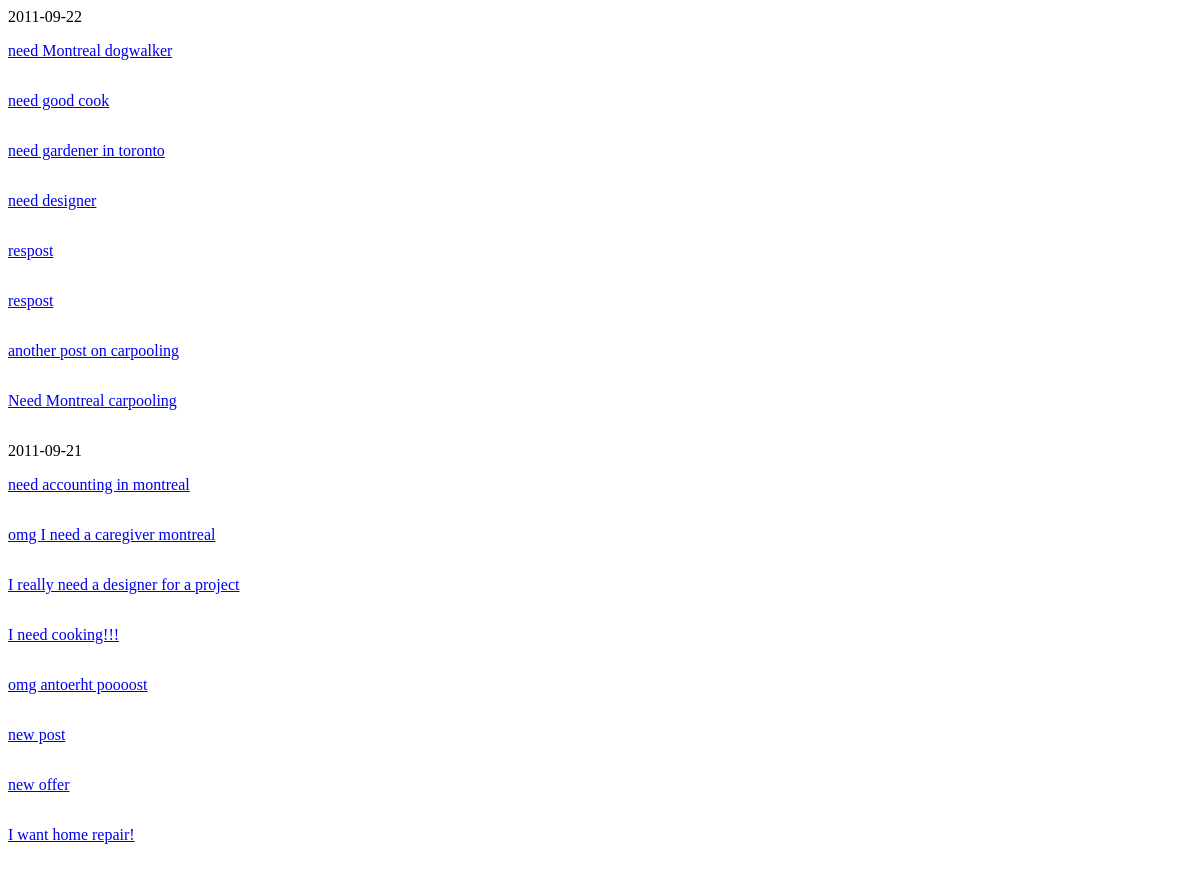
/offers.php, run on the app's committed database.
### tables this page shows
CREATE TABLE IF NOT EXISTS `post_details` (
  `id` int(11) NOT NULL AUTO_INCREMENT,
  `post_id` int(11) NOT NULL COMMENT 'FK (posts.id)',
  `service_id` int(11) NOT NULL COMMENT 'FK (services.id)',
  PRIMARY KEY (`id`)
);

CREATE TABLE IF NOT EXISTS `posts` (
  `id` int(11) NOT NULL AUTO_INCREMENT,
  `user_id` int(11) NOT NULL COMMENT 'FK (users.id)',
  `want` tinyint(1) NOT NULL COMMENT 'bool',
  `title` varchar(150) NOT NULL,
  `content` varchar(900) NOT NULL,
  `time` timestamp NOT NULL DEFAULT CURRENT_TIMESTAMP,
  PRIMARY KEY (`id`)
);

### app/post/post.php (called while the page is built, shortened)
<?php
class Post extends TableObject {
    public static function find($table="posts", array $options) {
        if (isset($options["all"])) {
            $SQL = "SELECT posts.id, posts.user_id, posts.title, posts.content, posts.time, post_details.service_id FROM $table INNER JOIN post_details ON posts.id = post_details.post_id ORDER BY id DESC;";
        } elseif (isset($options["filter"])) {
            $SQL = $options["SQL"];
        } else {
            $SQL = 'error';
        }
        $res = mysql_query($SQL);
        $posts = array();
        $allServices = Service::find("services", array("all" => true));
        $myServices = array();
        $idTracker = array();
        while ($row = mysql_fetch_assoc($res)) {
            if (!in_array($row['id'], $idTracker)) {
                $idTracker[] = $row['id'];
                foreach($allServices as $service) {
                    if ($service->id == $row['service_id']) {
                        if (!isset($myServices[ $row['id'] ])) {
                            $myServices[ $row['id'] ] = array(new Service($service->id, $service->name));
                        } else {
                            array_push($myServices[ $row['id'] ], new Service($service->id, $service->name));
                        }
                    }
                }
                $usernameSQL = "SELECT users.username FROM users INNER JOIN posts ON users.id = posts.user_id WHERE users.id = '{$row['user_id']}' LIMIT 1;";
                $res2 = DB::try_query($usernameSQL);
                $username = mysql_fetch_assoc($res2);
                $post = new Post($row['id'], $row['user_id'], $row['title'], $row['content'], $row['time'], $myServices[ $row['id'] ], $username);
                $posts[] = $post;
            }
        }
        return $posts;
    }
    function __construct($id, $userID, $title, $body, $timestamp, $services=NULL, $username=NULL) {
        $this->id = $id;
        $this->title = $title;
        $this->timestamp = $timestamp;
    }
}
?>

### app/service/service.php (called while the page is built, shortened)
<?php
class Service extends TableObject {
    public static function find($table="services", array $options) {
        if (isset($options["all"])) {
            $customSQL = "SELECT * FROM $table;";
            $res = TableObject::findAll($table, $customSQL);
            $services = array();
            while ($row = mysql_fetch_assoc($res)) {
                $service = new Service($row['id'], $row['name']);
                $services[] = $service;
            }
            return $services;
        }
        elseif (isset($options["byID"])) {
            TableObject::findById($table, $options['byID']);
        }
    }
    public function __construct($id, $name) {
        $this->id   = $id;
        $this->name = $name;
    }
}

### lib/abstract_classes.php (called while the page is built, shortened)
<?php
abstract class TableObject {
    protected static function findAll($table=NULL, $customSQL=NULL) {
        if (!$customSQL) {
            $SQL = "SELECT * FROM $table WHERE id = ?";
        } else {
            $SQL = $customSQL;
        }
        $res = DB::try_query($SQL);
        return $res;
    }
}

### lib/core-ext.php (called while the page is built, shortened)
<?php
class DB {
    public static function try_query($query) {
        $res = mysql_query($query);
        return $res;
    }
}

### app/post/post_displayer.php (the view, shortened to what this page needs)
<?php
class PostDisplayer extends BaseDisplayer {
    public $html;
    public function __toString() {
        return $this->html;
    }
    public function shortFormat(TableObject $post) {
        $postWantString  = "<div class=\"want\"><a class=\"want_link\" href=\"offers?id={$post->id}\">$post->title</a>\n</div>\n";
        $this->html = $postWantString;
    }
}

### public/offers.php (shortened to what this page needs)
<html>
<head>
</head>
<body>
<?php
if (isset($_GET['browse_by'])) {
    $basePath = "offers.php?category=";
    print <<<HTML
<div id="categories">
<a href="{$basePath}home_repair">Home repair</a><br />
<a href="{$basePath}gardening">Gardening</a><br />
<a href="{$basePath}carpooling_moving">Carpooling/Moving</a><br />
<a href="{$basePath}teaching">Teaching</a><br />
<a href="{$basePath}care_giving">Caregiving</a><br />
<a href="{$basePath}cooking">Cooking</a><br />
<a href="{$basePath}designing">Designing</a><br />
<a href="{$basePath}accounting">Accounting</a><br />
<a href="{$basePath}dog_walking">Dog Walking</a><br />
</div>
HTML;
} elseif (!isset($_GET['id'])) {
    $options = array("all" => true);
    $posts = Post::find("posts", $options);
    $lastDay = "";
    foreach($posts as $post) {
        if (substr($post->timestamp,0,10) != $lastDay) {
            $date = substr($post->timestamp,0,10);
            print <<<HTML
            <p class="date">
            $date
            </p>
HTML;
            $lastDay = $date;
        }
        $display = new PostDisplayer();
        $display->shortFormat($post);
        print $display;
    }
}
?>
</body>
</html>

### public/offers.php (style rules this page uses)
.want { margin-bottom:2em; }

### data on the page
post_details: post.time "2011-09-22", post.title "need Montreal dogwalker"
post_details: post.title "need good cook"
post_details: post.title "need gardener in toronto"
post_details: post.title "need designer"
post_details: post.title "respost"
post_details: post.title "respost"
post_details: post.title "another post on carpooling"
post_details: post.title "Need Montreal carpooling"
post_details: post.time "2011-09-21", post.title "need accounting in montreal"
post_details: post.title "omg I need a caregiver montreal"
post_details: post.title "I really need a designer for a project"
post_details: post.title "I need cooking!!!"
post_details: post.title "omg antoerht poooost"
post_details: post.title "new post"
post_details: post.title "new offer"
post_details: post.title "I want home repair!"
